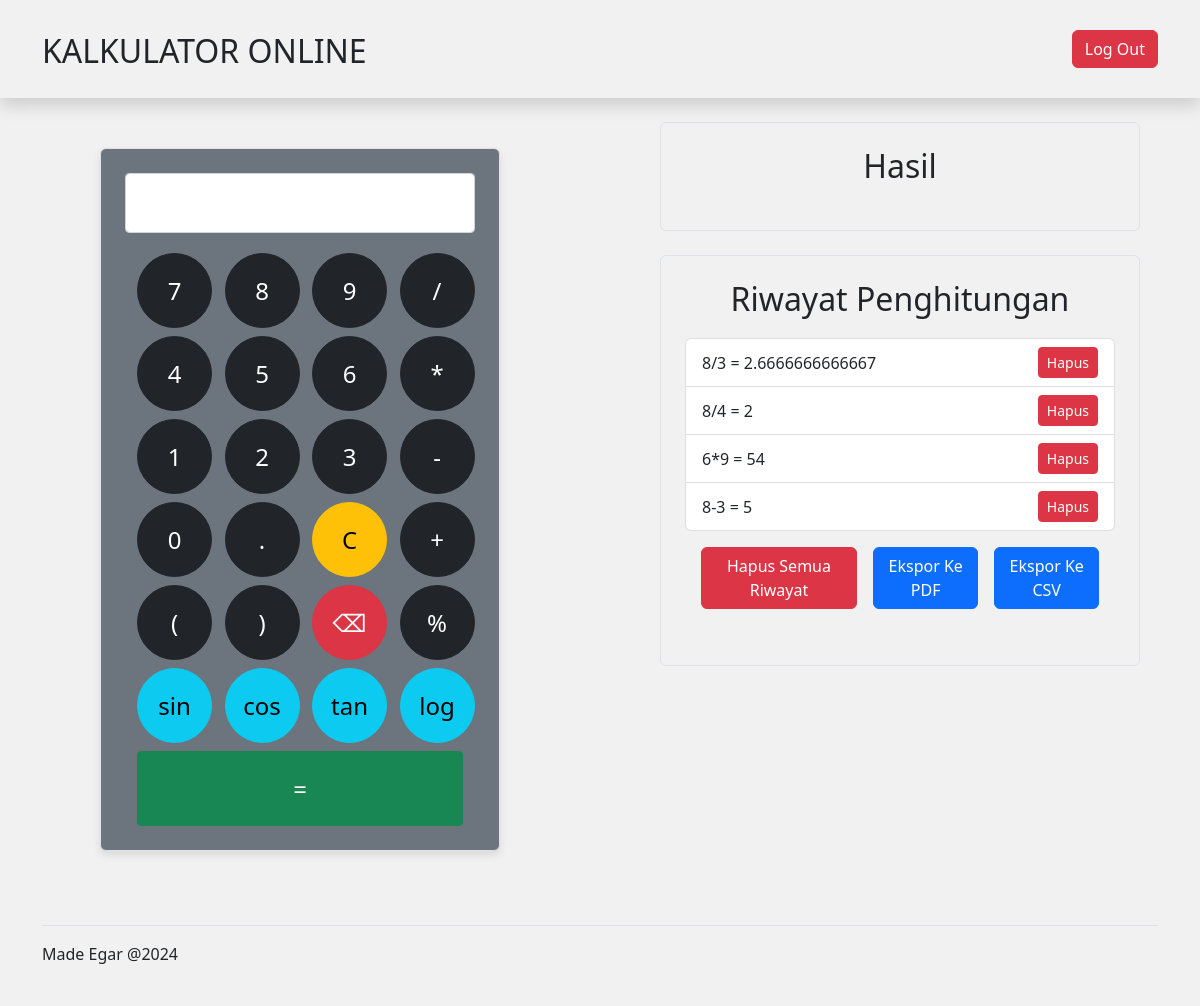
/index.php (signed in), run on the app's committed database.
### tables this page shows
CREATE TABLE `calculations` (
  `id` int(11) NOT NULL,
  `user_id` int(11) DEFAULT NULL,
  `expression` varchar(255) DEFAULT NULL,
  `result` varchar(255) DEFAULT NULL,
  `created_at` timestamp NOT NULL DEFAULT current_timestamp()
);

### views/hasil.php (the view, shortened to what this page needs)
<div class="col-lg-6">
    <div class="row">
        <div class="container border rounded p-4 mt-4 col-10">
            <h2 class="text-center">Hasil</h2>
        </div>
        <div class="container border rounded p-4 mt-4 col-10">
            <h2 class="text-center">Riwayat Penghitungan</h2>
            <ul class="list-group">
                <?php
                $stmt = $pdo->prepare("SELECT * FROM calculations WHERE user_id = ? ORDER BY created_at DESC");
                $stmt->execute([$user_id]);
                $calculations = $stmt->fetchAll();
                foreach ($calculations as $calculation) {
                    echo "<li class='list-group-item d-flex justify-content-between align-items-center'>
                                {$calculation['expression']} = {$calculation['result']}
                                <a href='aksi.php?hapus={$calculation['id']}' class='btn btn-danger btn-sm'>Hapus</a>
                            </li>";
                }
                ?>
            </ul>
            <div class="justify-content-around d-flex m-2">
                <form class="m-2" action="aksi.php" method="POST">
                    <button type="submit" name="hapus_semua" class="btn btn-danger mb-3">Hapus Semua Riwayat</button>
                </form>
                <div class="d-flex">
                    <form class="m-2" action="export_pdf.php" method="post">
                        <button type="submit" class="btn btn-primary mb-3">Ekspor Ke PDF</button>
                    </form>
                    <form class="m-2" action="export_csv.php" method="POST">
                        <button type="submit" name="export_csv" class="btn btn-primary mb-3">Ekspor Ke CSV</button>
                    </form>
                </div>
            </div>
        </div>
    </div>
</div>

### index.php (shortened to what this page needs)
<?php
require 'db.php';
$user_id = $_SESSION['user_id'];
?>
<!DOCTYPE html>
<html lang="en">
<head>
    <link rel="stylesheet" href="dist/css/bootstrap.min.css">
    <link rel="stylesheet" href="https://cdn.jsdelivr.net/npm/bootstrap-icons@1.11.3/font/bootstrap-icons.min.css">
    <link rel="stylesheet" href="dist/style.css">
</head>
<body>
    <nav class="navbar shadow">
        <?php include 'views/nav.php';  ?>
    </nav>
    <main class="row">
        <?php
        include 'views/calc.php';
        include 'views/hasil.php';
        ?>
    </main>
    <footer>
        <?php include 'views/footer.php';  ?>
    </footer>
</body>
</html>

### views/nav.php
<div class="container">
    <h2 class="mt-4">KALKULATOR ONLINE</h2>
    <div class="">
        <form action="logout.php" method="post">
            <button type="submit" class="btn btn-danger">Log Out</button>
        </form>
    </div>
</div>

### views/calc.php
<div class="calculator bg-secondary border rounded p-4 col-lg-4">
    <form action="aksi.php" method="POST">
        <div class="form-group">
            <input id="display" class="form-control text-right" type="text" name="display" readonly>
        </div>
        <?php
        $buttons = [
            ['7', '8', '9', '/'],
            ['4', '5', '6', '*'],
            ['1', '2', '3', '-'],
            ['0', '.', 'C', '+'],
            ['(', ')', '⌫', '%'],
            ['sin', 'cos', 'tan', 'log']
        ];
        foreach ($buttons as $row) {
            echo '<div class="row mt-2">';
            foreach ($row as $button) {
                $class = 'btn-dark';
                if ($button === '⌫') {
                    $class = 'btn-danger';
                } elseif (in_array($button, ['sin', 'cos', 'tan', 'log'])) {
                    $class = 'btn-info';
                } elseif ($button === 'C') {
                    $class = 'btn-warning';
                }
                echo '<div class="col-3">';
                echo '<button type="button" class="btn ' . $class . ' rounded-circle" onclick="appendToDisplay(\'' . $button . '\')">' . $button . '</button>';
                echo '</div>';
            }
            echo '</div>';
        }
        ?>
        <div class="row mt-2">
            <div class="col-12">
                <button type="submit" class="btn btn-success w-100" name="submit_calculate">=</button>
            </div>
        </div>
    </form>
</div>

### views/footer.php
<div class="container">
    <footer class="d-flex flex-wrap justify-content-between align-items-center py-3 my-4 border-top">
        <div class="col-md-4 d-flex align-items-center">
            <span class="mb-3 mb-md-0 text-body-secondary">Made Egar @2024</span>
        </div>
    </footer>
</div>

### data on the page
calculations: expression "8/3", result "2.6666666666667"
calculations: expression "8/4", result "2"
calculations: expression "6*9", result "54"
calculations: expression "8-3", result "5"

### other printed values
$button "7"
$button "8"
$button "9"
$button "/"
$button "4"
$button "5"
$button "6"
$button "*"
$button "1"
$button "2"
$button "3"
$button "-"
$button "0"
$button "."
$button "C"
